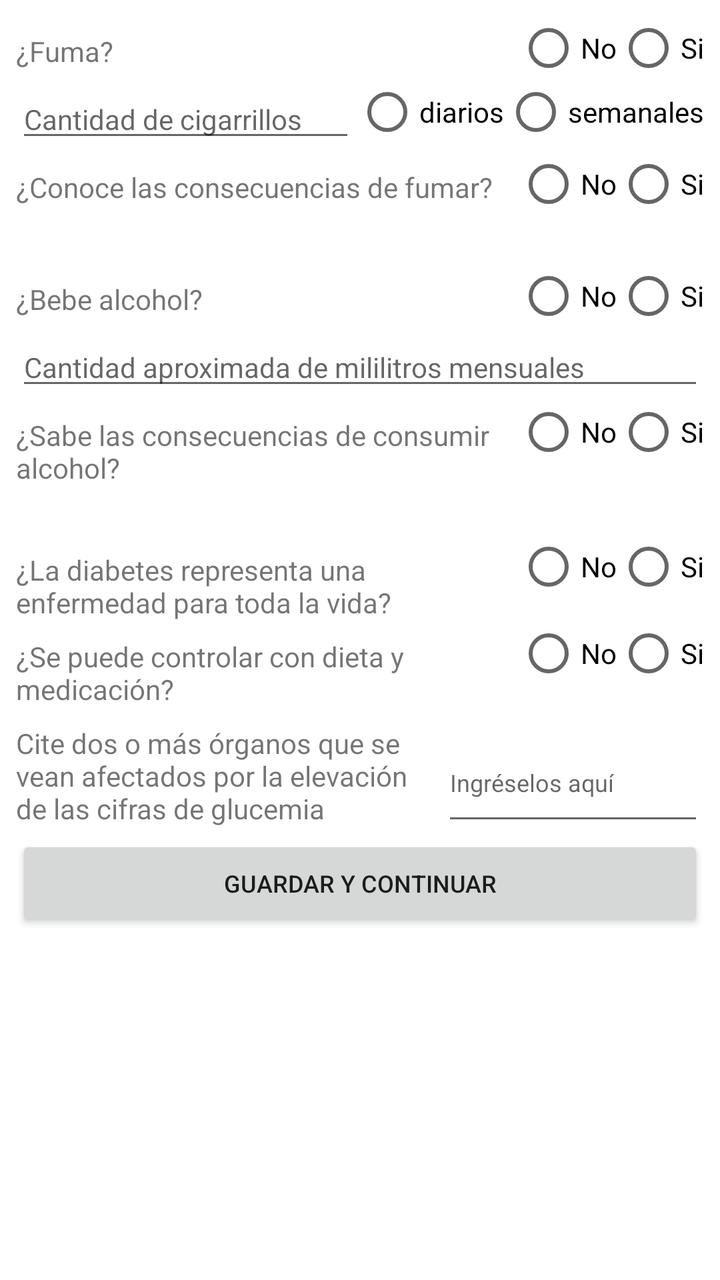
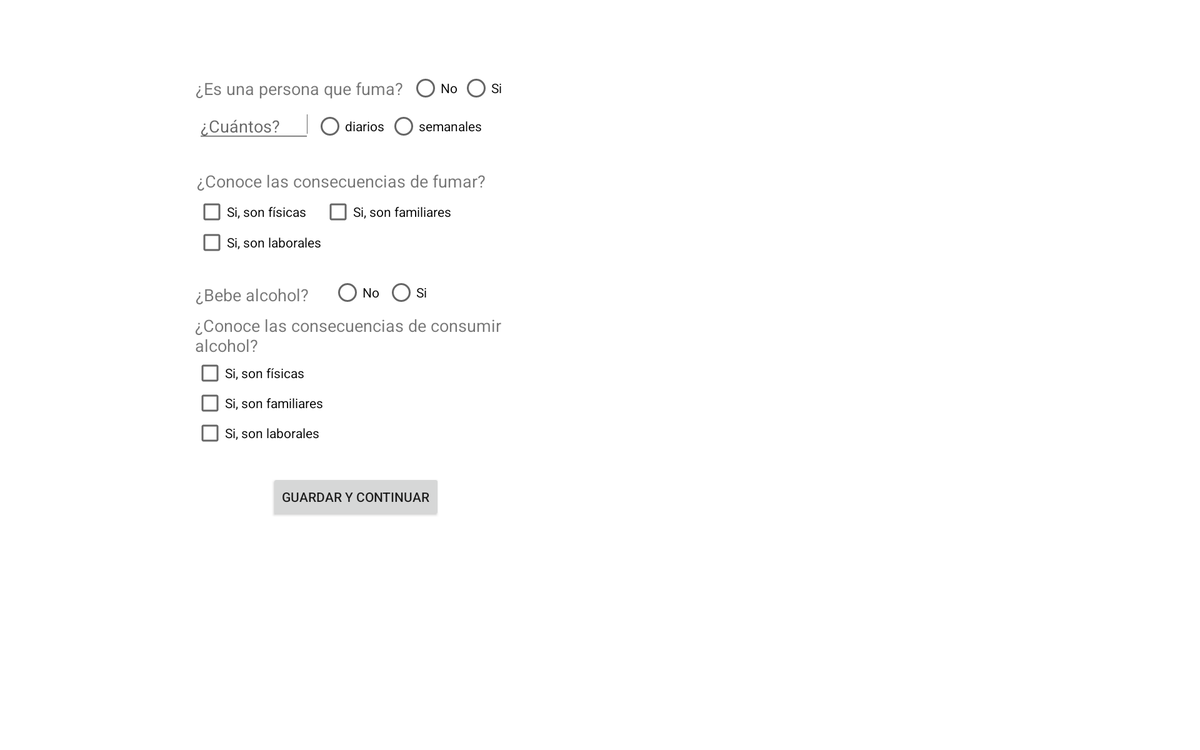

The same Android screen from two of the app's own layout files: first res/layout/ as a phone draws it, then the repository's variant for another configuration, drawn on a device whose configuration selects that folder. Both files follow.
<!-- AndroidManifest.xml: application theme AppTheme -->
<!-- res/layout/activity_fy_c.xml -->
<?xml version="1.0" encoding="utf-8"?>
<android.support.constraint.ConstraintLayout xmlns:android="http://schemas.android.com/apk/res/android"
    xmlns:app="http://schemas.android.com/apk/res-auto"
    xmlns:tools="http://schemas.android.com/tools"
    android:layout_width="match_parent"
    android:layout_height="match_parent"
    tools:context="juan.example.com.diabetest2.paciente.FyC">


    <ScrollView
        android:layout_width="0dp"
        android:layout_height="0dp"
        android:layout_margin="8dp"
        app:layout_constraintBottom_toBottomOf="parent"
        app:layout_constraintLeft_toLeftOf="parent"
        app:layout_constraintRight_toRightOf="parent"
        app:layout_constraintTop_toTopOf="parent">

        <LinearLayout
            android:layout_width="match_parent"
            android:layout_height="wrap_content"
            android:orientation="vertical">

            <LinearLayout
                android:layout_width="match_parent"
                android:layout_height="wrap_content"
                android:orientation="horizontal">

                <TextView
                    android:id="@+id/textView8"
                    android:layout_width="wrap_content"
                    android:layout_height="wrap_content"
                    android:layout_marginTop="8dp"
                    android:layout_weight="1"
                    android:elevation="1dp"
                    android:text="¿Fuma?"
                    android:textSize="14sp" />

                <RadioGroup
                    android:id="@+id/grupoA"
                    android:layout_width="wrap_content"
                    android:layout_height="wrap_content"
                    android:gravity="right"
                    android:orientation="horizontal">

                    <RadioButton
                        android:id="@+id/No1"
                        android:layout_width="wrap_content"
                        android:layout_height="wrap_content"
                        android:layout_weight="1"
                        android:text="No" />

                    <RadioButton
                        android:id="@+id/Si1"
                        android:layout_width="wrap_content"
                        android:layout_height="wrap_content"
                        android:layout_weight="1"
                        android:text="Si" />

                </RadioGroup>

            </LinearLayout>

            <LinearLayout
                android:layout_width="match_parent"
                android:layout_height="match_parent"
                android:orientation="horizontal">

                <EditText
                    android:id="@+id/aCuantos"
                    android:layout_width="wrap_content"
                    android:layout_height="wrap_content"
                    android:layout_weight="1"
                    android:layout_x="15dp"
                    android:layout_y="38dp"
                    android:ems="10"
                    android:hint="Cantidad de cigarrillos"
                    android:inputType="number"
                    android:textSize="14sp" />

                <RadioGroup
                    android:layout_width="wrap_content"
                    android:layout_height="wrap_content"
                    android:orientation="horizontal"
                    app:layout_constraintLeft_toRightOf="@+id/aCuantos"
                    app:layout_constraintTop_toTopOf="@+id/aCuantos">

                    <RadioButton
                        android:id="@+id/aDiario"
                        android:layout_width="wrap_content"
                        android:layout_height="wrap_content"
                        android:text="diarios" />

                    <RadioButton
                        android:id="@+id/aSemanal"
                        android:layout_width="wrap_content"
                        android:layout_height="wrap_content"
                        android:text="semanales" />

                </RadioGroup>

            </LinearLayout>

            <LinearLayout
                android:layout_width="match_parent"
                android:layout_height="wrap_content"
                android:orientation="horizontal">

                <TextView
                    android:id="@+id/textView13"
                    android:layout_width="wrap_content"
                    android:layout_height="wrap_content"
                    android:layout_marginTop="8dp"
                    android:layout_weight="1"
                    android:gravity="fill_horizontal"
                    android:text="¿Conoce las consecuencias de fumar?"
                    android:textSize="14sp" />

                <RadioGroup
                    android:layout_width="wrap_content"
                    android:layout_height="wrap_content"
                    android:gravity="right"
                    android:orientation="horizontal">

                    <RadioButton
                        android:id="@+id/No2"
                        android:layout_width="wrap_content"
                        android:layout_height="wrap_content"
                        android:layout_weight="1"
                        android:text="No" />

                    <RadioButton
                        android:id="@+id/Si2"
                        android:layout_width="wrap_content"
                        android:layout_height="wrap_content"
                        android:layout_weight="1"
                        android:text="Si" />

                </RadioGroup>

            </LinearLayout>

            <Space
                android:layout_width="match_parent"
                android:layout_height="wrap_content"
                android:layout_margin="12dp" />

            <LinearLayout
                android:layout_width="match_parent"
                android:layout_height="match_parent"
                android:orientation="horizontal">

                <TextView
                    android:id="@+id/textView7"
                    android:layout_width="wrap_content"
                    android:layout_height="wrap_content"
                    android:layout_marginTop="8dp"
                    android:layout_weight="1"
                    android:text="¿Bebe alcohol?"
                    app:layout_constraintLeft_toLeftOf="parent"
                    app:layout_constraintTop_toBottomOf="@+id/bFisica" />

                <RadioGroup
                    android:layout_width="wrap_content"
                    android:layout_height="wrap_content"
                    android:gravity="right"
                    android:orientation="horizontal">

                    <RadioButton
                        android:id="@+id/No3"
                        android:layout_width="wrap_content"
                        android:layout_height="wrap_content"
                        android:layout_weight="1"
                        android:text="No" />

                    <RadioButton
                        android:id="@+id/Si3"
                        android:layout_width="wrap_content"
                        android:layout_height="wrap_content"
                        android:layout_weight="1"
                        android:text="Si" />
                </RadioGroup>

            </LinearLayout>

            <LinearLayout
                android:layout_width="match_parent"
                android:layout_height="match_parent"
                android:orientation="horizontal">

                <EditText
                    android:id="@+id/id_cantidad_alcohol"
                    android:layout_width="wrap_content"
                    android:layout_height="wrap_content"
                    android:layout_weight="1"
                    android:ems="10"
                    android:hint="Cantidad aproximada de mililitros mensuales"
                    android:inputType="number"
                    android:textSize="14sp" />

            </LinearLayout>

            <LinearLayout
                android:layout_width="match_parent"
                android:layout_height="match_parent"
                android:layout_weight="1"
                android:orientation="horizontal">

                <TextView
                    android:id="@+id/textView12"
                    android:layout_width="wrap_content"
                    android:layout_height="wrap_content"
                    android:layout_marginTop="8dp"
                    android:layout_weight="1"
                    android:text="¿Sabe las consecuencias de consumir alcohol?"
                    android:textSize="14sp" />

                <RadioGroup
                    android:layout_width="wrap_content"
                    android:layout_height="wrap_content"
                    android:orientation="horizontal">

                    <RadioButton
                        android:id="@+id/No4"
                        android:layout_width="wrap_content"
                        android:layout_height="wrap_content"
                        android:layout_weight="1"
                        android:text="No" />

                    <RadioButton
                        android:id="@+id/Si4"
                        android:layout_width="wrap_content"
                        android:layout_height="wrap_content"
                        android:layout_weight="1"
                        android:text="Si" />
                </RadioGroup>

            </LinearLayout>

            <Space
                android:layout_width="match_parent"
                android:layout_height="wrap_content"
                android:layout_margin="12dp" />

            <LinearLayout
                android:layout_width="match_parent"
                android:layout_height="wrap_content"
                android:orientation="horizontal">

                <TextView
                    android:id="@+id/textView16"
                    android:layout_width="wrap_content"
                    android:layout_height="wrap_content"
                    android:layout_marginTop="8dp"
                    android:layout_weight="1"
                    android:text="¿La diabetes representa una enfermedad para toda la vida?"
                    android:textSize="14sp"
                    app:layout_constraintLeft_toLeftOf="parent"
                    app:layout_constraintTop_toBottomOf="@+id/dFisica" />

                <RadioGroup
                    android:layout_width="wrap_content"
                    android:layout_height="wrap_content"
                    android:orientation="horizontal">

                    <RadioButton
                        android:id="@+id/No5"
                        android:layout_width="wrap_content"
                        android:layout_height="wrap_content"
                        android:layout_weight="1"
                        android:text="No" />

                    <RadioButton
                        android:id="@+id/Si5"
                        android:layout_width="wrap_content"
                        android:layout_height="wrap_content"
                        android:layout_weight="1"
                        android:text="Si" />
                </RadioGroup>
            </LinearLayout>

            <LinearLayout
                android:layout_width="match_parent"
                android:layout_height="match_parent"
                android:orientation="horizontal">

                <TextView
                    android:id="@+id/textView15"
                    android:layout_width="wrap_content"
                    android:layout_height="wrap_content"
                    android:layout_marginTop="8dp"
                    android:layout_weight="1"
                    android:text="¿Se puede controlar con dieta y medicación?"
                    android:textSize="14sp" />

                <RadioGroup
                    android:layout_width="wrap_content"
                    android:layout_height="wrap_content"
                    android:orientation="horizontal">

                    <RadioButton
                        android:id="@+id/No6"
                        android:layout_width="wrap_content"
                        android:layout_height="wrap_content"
                        android:layout_weight="1"
                        android:text="No" />

                    <RadioButton
                        android:id="@+id/Si6"
                        android:layout_width="wrap_content"
                        android:layout_height="wrap_content"
                        android:layout_weight="1"
                        android:text="Si" />
                </RadioGroup>

            </LinearLayout>

            <LinearLayout
                android:layout_width="match_parent"
                android:layout_height="match_parent"
                android:orientation="horizontal">

                <TextView
                    android:id="@+id/textView90"
                    android:layout_width="wrap_content"
                    android:layout_height="wrap_content"
                    android:layout_marginBottom="12dp"
                    android:layout_weight="1"
                    android:text="Cite dos o más órganos que se vean afectados por la elevación de las cifras de glucemia" />

                <EditText
                    android:id="@+id/fOrganos"
                    android:layout_width="wrap_content"
                    android:layout_height="match_parent"
                    android:layout_marginLeft="8dp"
                    android:layout_marginTop="8dp"
                    android:layout_weight="1"
                    android:ems="10"
                    android:hint="Ingréselos aquí"
                    android:inputType="textPersonName"
                    android:minWidth="270dp"
                    android:textSize="12sp" />

            </LinearLayout>

            <Button
                android:id="@+id/button4"
                android:layout_width="match_parent"
                android:layout_height="wrap_content"
                android:onClick="procesar"
                android:text="Guardar y Continuar"
                android:textSize="12sp" />

        </LinearLayout>
    </ScrollView>


</android.support.constraint.ConstraintLayout>
<!-- resources referenced by this layout -->
<resources>
  <style name="AppTheme" parent="Theme.AppCompat.Light.DarkActionBar">
          
          <item name="colorPrimary">@color/colorPrimary</item>
          <item name="colorPrimaryDark">@color/colorPrimaryDark</item>
          <item name="colorAccent">@color/colorAccent</item>
          <item name="android:windowBackground">@color/blanco</item>
      </style>
  <color name="colorPrimary">#364ab7</color>
  <color name="colorPrimaryDark">#303f9f</color>
  <color name="colorAccent">#FF4081</color>
  <color name="blanco">#ffffff</color>
</resources>
<!-- res/layout-xlarge/activity_fy_c.xml (the repository's variant of the layout above) -->
<!-- drawn on a large tablet held sideways -->
<?xml version="1.0" encoding="utf-8"?>
<AbsoluteLayout xmlns:android="http://schemas.android.com/apk/res/android"
    xmlns:app="http://schemas.android.com/apk/res-auto"
    xmlns:tools="http://schemas.android.com/tools"
    android:layout_width="match_parent"
    android:layout_height="match_parent"
    tools:context="juan.example.com.diabetest2.paciente.FyC">


    <TextView
        android:id="@+id/textView8"
        android:layout_width="wrap_content"
        android:layout_height="wrap_content"
        android:layout_x="209dp"
        android:layout_y="82dp"
        android:text="¿Es una persona que fuma?"
        android:textSize="18sp" />

    <RadioButton
        android:id="@+id/radioButton9"
        android:layout_width="wrap_content"
        android:layout_height="wrap_content"
        android:layout_x="438dp"
        android:layout_y="78dp"
        android:text="No" />

    <EditText
        android:id="@+id/aCuantos"
        android:layout_width="122dp"
        android:layout_height="wrap_content"
        android:layout_x="210dp"
        android:layout_y="112dp"
        android:ems="10"
        android:hint="¿Cuántos?"
        android:inputType="number" />

    <RadioButton
        android:id="@+id/aDiario"
        android:layout_width="wrap_content"
        android:layout_height="wrap_content"
        android:layout_x="336dp"
        android:layout_y="119dp"
        android:text="diarios" />

    <RadioButton
        android:id="@+id/radioButton7"
        android:layout_width="wrap_content"
        android:layout_height="wrap_content"
        android:layout_x="415dp"
        android:layout_y="119dp"
        android:text="semanales" />

    <RadioButton
        android:id="@+id/fSi"
        android:layout_width="wrap_content"
        android:layout_height="wrap_content"
        android:layout_x="492dp"
        android:layout_y="78dp"
        android:text="Si" />

    <Button
        android:id="@+id/button4"
        android:layout_width="wrap_content"
        android:layout_height="wrap_content"
        android:layout_x="289dp"
        android:layout_y="506dp"
        android:onClick="abrir"
        android:text="Guardar y Continuar" />

    <TextView
        android:id="@+id/textView13"
        android:layout_width="wrap_content"
        android:layout_height="wrap_content"
        android:layout_x="210dp"
        android:layout_y="181dp"
        android:text="¿Conoce las consecuencias de fumar?"
        android:textSize="18sp" />

    <CheckBox
        android:id="@+id/checkBox6"
        android:layout_width="wrap_content"
        android:layout_height="wrap_content"
        android:layout_x="210dp"
        android:layout_y="243dp"
        android:text="Si, son laborales" />

    <RadioButton
        android:id="@+id/cNo"
        android:layout_width="wrap_content"
        android:layout_height="wrap_content"
        android:layout_x="355dp"
        android:layout_y="296dp"
        android:text="No" />

    <RadioButton
        android:id="@+id/radioButton2"
        android:layout_width="wrap_content"
        android:layout_height="wrap_content"
        android:layout_x="412dp"
        android:layout_y="296dp"
        android:text="Si" />

    <TextView
        android:id="@+id/textView7"
        android:layout_width="wrap_content"
        android:layout_height="wrap_content"
        android:layout_x="209dp"
        android:layout_y="302dp"
        android:text="¿Bebe alcohol?"
        android:textSize="18sp" />

    <TextView
        android:id="@+id/textView12"
        android:layout_width="345dp"
        android:layout_height="wrap_content"
        android:layout_x="208dp"
        android:layout_y="335dp"
        android:text="¿Conoce las consecuencias de consumir alcohol?"
        android:textSize="18sp" />

    <CheckBox
        android:id="@+id/bFisica"
        android:layout_width="wrap_content"
        android:layout_height="wrap_content"
        android:layout_x="208dp"
        android:layout_y="382dp"
        android:text="Si, son físicas" />

    <CheckBox
        android:id="@+id/dFisica"
        android:layout_width="wrap_content"
        android:layout_height="wrap_content"
        android:layout_x="210dp"
        android:layout_y="210dp"
        android:text="Si, son físicas" />

    <CheckBox
        android:id="@+id/bFamiliar"
        android:layout_width="wrap_content"
        android:layout_height="wrap_content"
        android:layout_x="345dp"
        android:layout_y="210dp"
        android:text="Si, son familiares" />

    <CheckBox
        android:id="@+id/checkBox2"
        android:layout_width="wrap_content"
        android:layout_height="wrap_content"
        android:layout_x="208dp"
        android:layout_y="414dp"
        android:text="Si, son familiares" />

    <CheckBox
        android:id="@+id/dLaboral"
        android:layout_width="wrap_content"
        android:layout_height="wrap_content"
        android:layout_x="208dp"
        android:layout_y="446dp"
        android:text="Si, son laborales" />

</AbsoluteLayout>
